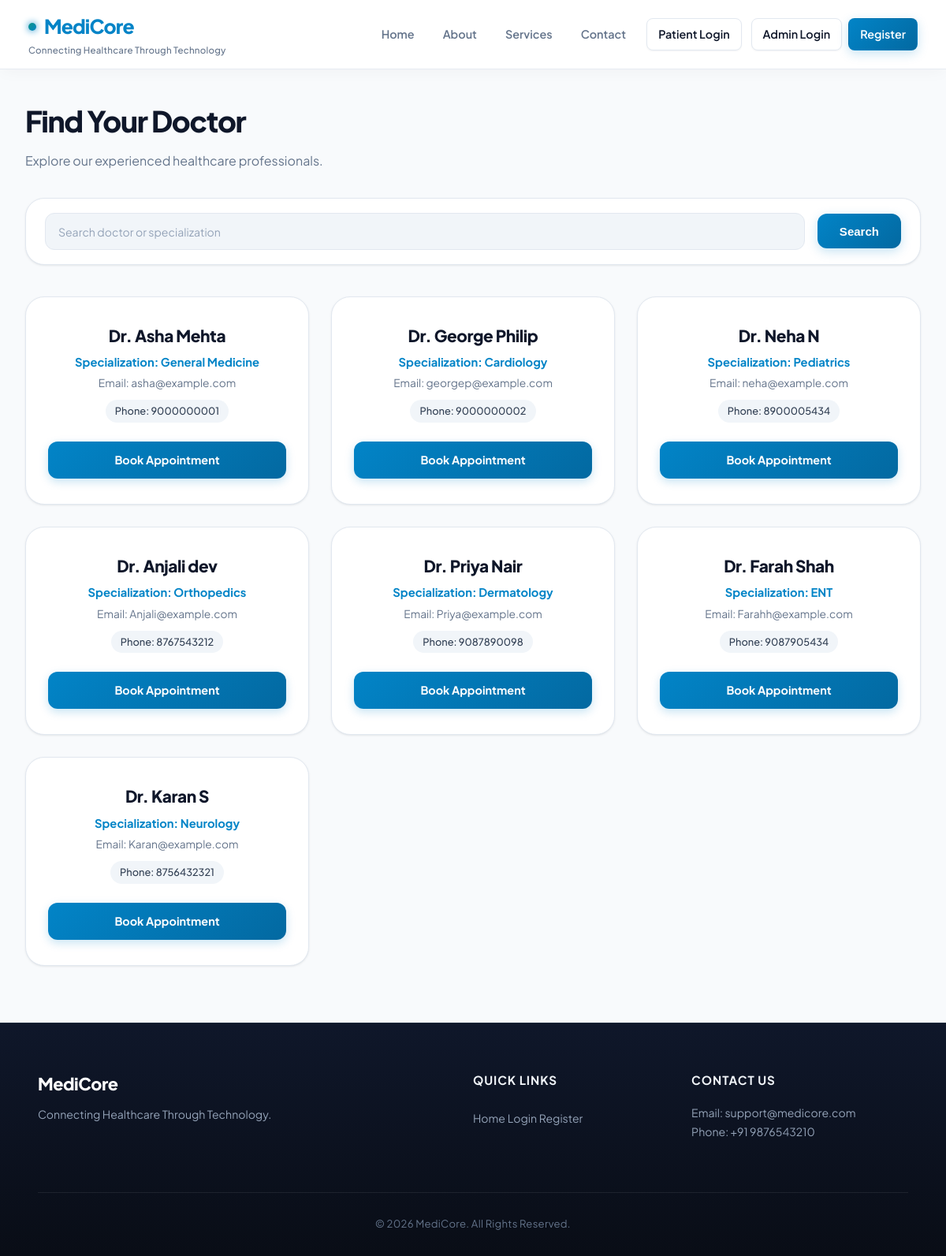
The app's page /doctors/ with its own data.
### PulsePoint/models.py (models this page shows, shortened)
class Doctor(models.Model):
    full_name = models.CharField(max_length=100)
    specialization = models.CharField(max_length=100)
    phone = models.CharField(max_length=15, blank=True)
    email = models.EmailField(blank=True)
    is_available = models.BooleanField(default=True)

### PulsePoint/views.py (the view)
# urls.py: path('doctors/', views.doctors, name='doctors'),
def doctors(request):
    search = request.GET.get("search", "").strip()
    doctor_list = Doctor.objects.filter(is_available=True)
    if search:
        doctor_list = doctor_list.filter(
            models.Q(full_name__icontains=search)
            | models.Q(specialization__icontains=search)
        )
    return render(request, "doctors.html", {"doctors": doctor_list})

### PulsePoint/templates/doctors.html (shortened to what this page needs)
{% extends 'base.html' %}
{% load static %}
{% block css %}
<link rel="stylesheet" href="{% static 'css/doctors.css' %}">
{% endblock %}
{% block content %}
<section class="doctors-section">
    <h1>Find Your Doctor</h1>
    <p>Explore our experienced healthcare professionals.</p>
    <form method="GET">
    <input
        type="text"
        name="search"
        placeholder="Search doctor or specialization"
        value="{{ request.GET.search }}"
    >
    <button type="submit">Search</button>
</form>
    <div class="doctor-container">
    {% for doctor in doctors %}
        <div class="doctor-card">
            <h2>Dr. {{ doctor.full_name }}</h2>
            <p>Specialization: {{ doctor.specialization }}</p>
            {% if doctor.email %}
                <p>Email: {{ doctor.email }}</p>
            {% endif %}
            {% if doctor.phone %}
                <p>Phone: {{ doctor.phone }}</p>
            {% endif %}
            <a href="{% url 'book_appointment' %}">Book Appointment</a>
        </div>
    {% empty %}
        <p>No doctors found.</p>
    {% endfor %}
</div>
</section>
{% endblock %}

### PulsePoint/static/css/base.css (style rules this page uses)
:root { --primary: #0284c7; --primary-hover: #0369a1; --primary-dark: #075985; --primary-light: #e0f2fe; --primary-50: #f0f9ff; --primary-glow: rgba(2, 132, 199, 0.22); --secondary: #0d9488; --secondary-hover: #0f766e; --secondary-light: #ccfbf1; --secondary-50: #f0fdfa; --accent: #6366f1; --accent-light: #e0e7ff; --success: #10b981; --success-dark: #047857; --success-light: #d1fae5; --success-50: #ecfdf5; --warning: #f59e0b; --warning-dark: #b45309; --warning-light: #fef3c7; --warning-50: #fffbeb; --danger: #ef4444; --danger-dark: #b91c1c; --danger-light: #fee2e2; --danger-50: #fef2f2; --bg-page: #f8fafc; --bg-card: #ffffff; --bg-subtle: #f1f5f9; --bg-elevated: #ffffff; --text-main: #0f172a; --text-secondary: #334155; --text-muted: #64748b; --text-subtle: #94a3b8; --text-inverse: #ffffff; --border-light: #e2e8f0; --border-subtle: #edf2f7; --border-medium: #cbd5e1; --border-focus: #0284c7; --shadow-xs: 0 1px 2px 0 rgba(15, 23, 42, 0.05); --shadow-sm: 0 1px 3px 0 rgba(15, 23, 42, 0.08), 0 1px 2px -1px rgba(15, 23, 42, 0.06); --shadow-md: 0 4px 6px -1px rgba(15, 23, 42, 0.08), 0 2px 4px -2px rgba(15, 23, 42, 0.05); --shadow-lg: 0 12px 24px -4px rgba(15, 23, 42, 0.08), 0 4px 8px -2px rgba(15, 23, 42, 0.04); --shadow-xl: 0 20px 32px -6px rgba(15, 23, 42, 0.1), 0 8px 16px -4px rgba(15, 23, 42, 0.06); --shadow-glow: 0 0 20px -3px var(--primary-glow); --radius-xs: 4px; --radius-sm: 8px; --radius-md: 12px; --radius-lg: 18px; --radius-xl: 24px; --radius-full: 9999px; --transition-fast: 0.15s cubic-bezier(0.4, 0, 0.2, 1); --transition-normal: 0.25s cubic-bezier(0.16, 1, 0.3, 1); }
*, *::before, *::after { margin: 0; padding: 0; box-sizing: border-box; }
html { font-size: 16px; scroll-behavior: smooth; overflow-x: hidden; }
body { font-family: 'Plus Jakarta Sans', system-ui, -apple-system, BlinkMacSystemFont, 'Segoe UI', Roboto, sans-serif; background-color: var(--bg-page); color: var(--text-main); min-height: 100vh; display: flex; flex-direction: column; line-height: 1.6; -webkit-font-smoothing: antialiased; -moz-osx-font-smoothing: grayscale; overflow-x: hidden; position: relative; width: 100%; }
form { background: var(--bg-card); padding: 32px; border-radius: var(--radius-lg); border: 1px solid var(--border-light); box-shadow: var(--shadow-sm); width: 100%; box-sizing: border-box; }
input[type="text"], input[type="email"], input[type="password"], input[type="tel"], input[type="date"], input[type="number"], input[type="file"], select, textarea { width: 100%; padding: 13px 16px; font-size: 0.94rem; font-family: inherit; color: var(--text-main); background-color: var(--bg-subtle); border: 1.5px solid var(--border-light); border-radius: var(--radius-md); margin-bottom: 20px; outline: none; transition: var(--transition-normal); box-sizing: border-box; min-height: 46px; }
input::placeholder, textarea::placeholder { color: var(--text-subtle); font-size: 0.88rem; }
button[type="submit"], .btn-primary { background: linear-gradient(135deg, var(--primary) 0%, #0369a1 100%); color: #ffffff; font-weight: 700; font-size: 0.94rem; padding: 13px 26px; border: none; border-radius: var(--radius-md); cursor: pointer; transition: var(--transition-normal); display: inline-flex; align-items: center; justify-content: center; gap: 8px; text-decoration: none; box-shadow: 0 4px 14px var(--primary-glow); min-height: 44px; }

### records on screen
Doctor: full_name "Asha Mehta", specialization "General Medicine", email "asha@example.com", phone "9000000001"
Doctor: full_name "George Philip", specialization "Cardiology", email "georgep@example.com", phone "9000000002"
Doctor: full_name "Neha N", specialization "Pediatrics", email "neha@example.com", phone "8900005434"
Doctor: full_name "Anjali dev", specialization "Orthopedics", email "Anjali@example.com", phone "8767543212"
Doctor: full_name "Priya Nair", specialization "Dermatology", email "Priya@example.com", phone "9087890098"
Doctor: full_name "Farah Shah", specialization "ENT", email "Farahh@example.com", phone "9087905434"
Doctor: full_name "Karan S", specialization "Neurology", email "Karan@example.com", phone "8756432321"
